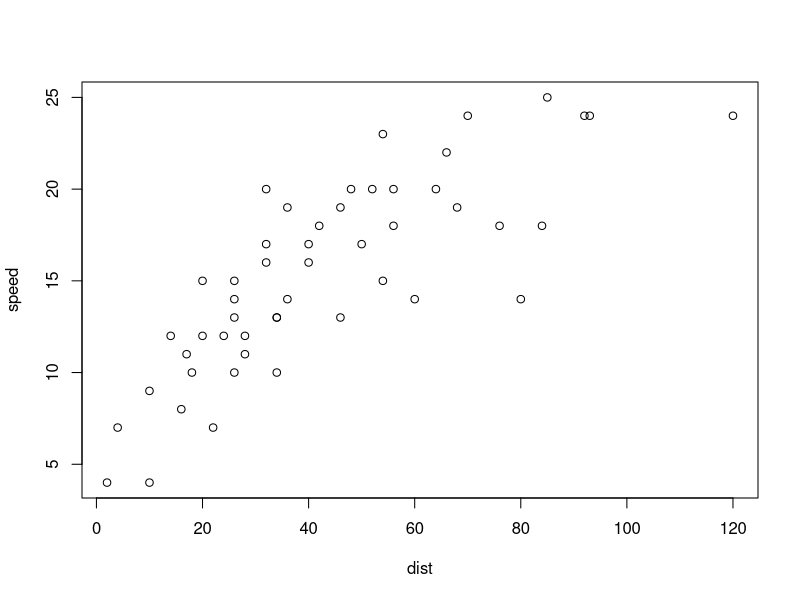
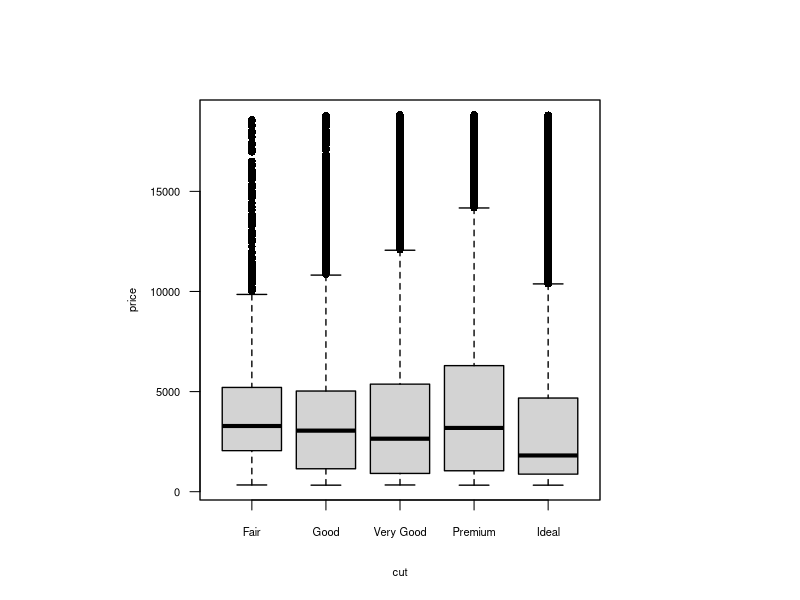
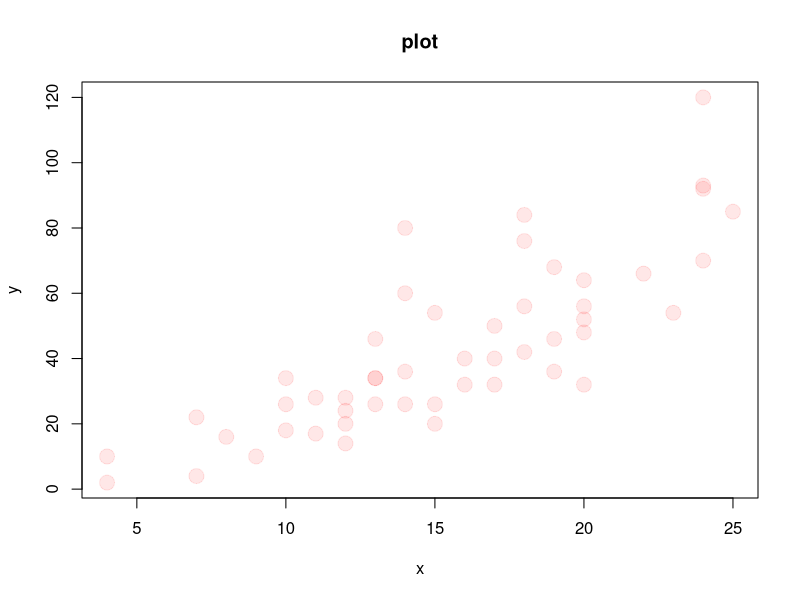
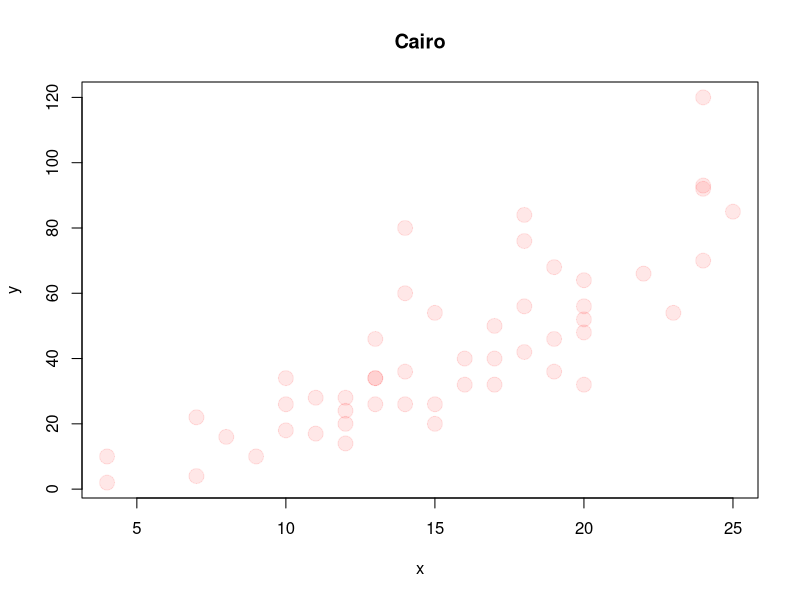
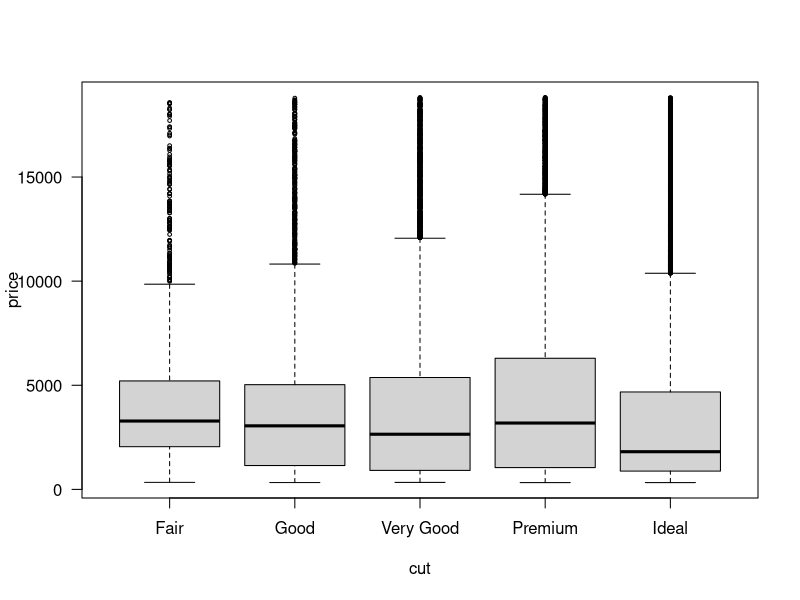
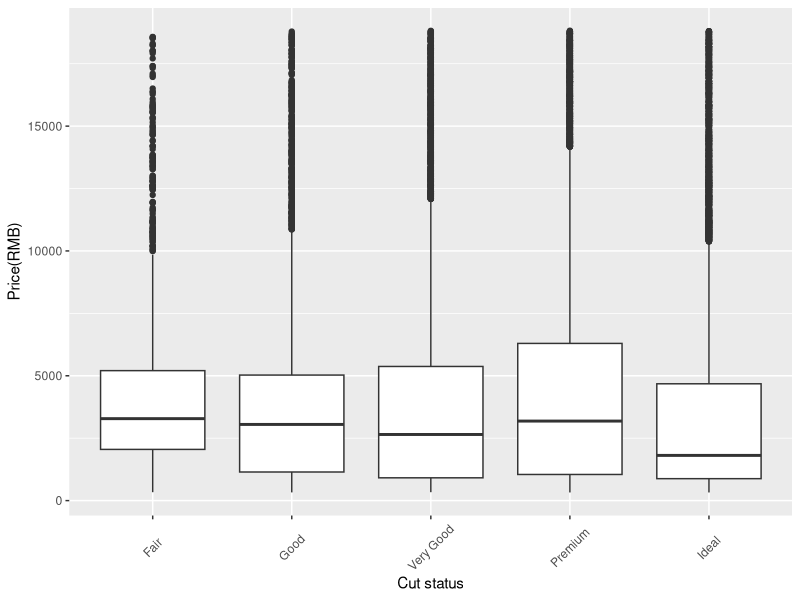

Reproduce these figures in R, in order.
#R_data-split-apply-combine.R
#https://www.imooc.com/article/26186
#aggregate(formula, data, FUN,subset,na.action=na.omit)


#################
#测试图
plot( speed ~ dist, data = cars)



#################
#保存到文件
library(ggplot2)
head(diamonds) #使用ggplot2作为测试数据

data1=diamonds

# Start the graphics device
pdf(file = "MyAwsomeFigure.pdf", useDingbats = FALSE)

# Do some plotting
par( mai = c(1,2,1,2), lwd = 96/72, pch = 16, ps = 8 )
# par( mai = c(1,2,1,2), lwd = 1.5, pch = 16, ps = 15 ) #加粗版
#mai: 设置空白。 A numerical vector of the form c(bottom, left, top, right) 
#which gives the margin size specified in inches.
#
#mar: 设置空白行数。 A numerical vector of the form c(bottom, left, top, right) 
#which gives the number of lines of margin to be specified 
#on the four sides of the plot. The default is c(5, 4, 4, 2) + 0.1.

#lwd 线条宽度
#By default, pdf measures fonts in points (1/72 in.), but everything else in 1/96 in.
#pch:点的类型。
#ps: integer; the point size of text (but not symbols).


#plot( value ~ group, data = diamonds)#,...
plot( price ~ cut, data = data1, las=1)
      
# Close the graphics device
dev.off()

getwd() #查看生成文件的位置




##############
x=cars$speed
y=cars$dist

library(Cairo)
#pdf(file="plot4.pdf",width=640,height=480)
pdf(file="plot4.pdf")
plot(x,y,col="#ff000018",pch=19,cex=2,main = "plot")
dev.off()

#CairoPDF(file="Cairo4.pdf",width=640,height=480)
CairoPDF(file="Cairo4.pdf")
plot(x,y,col="#ff000018",pch=19,cex=2,main = "Cairo")
dev.off()


##########
CairoPDF(file="Cairo5.pdf",width=9, height=9)
plot( price ~ cut, data = diamonds,las=1, cex=0.5)
#las=3, las表示坐标刻度值文字方向，las=0表示文字方向与坐标轴平行，
#1表示始终为水平方向，2表示与坐标轴垂直，3表示终为垂直方向。
dev.off()


CairoPDF(file="Cairo6.pdf")
p<-ggplot(diamonds,aes(x=cut, y=price))+
  geom_boxplot()+
  theme(axis.text.x = element_text(angle = 45, hjust = 0.5, vjust = 0.5))
p = p+labs(x="Cut status",y='Price(RMB)') #修改横轴坐标
p
dev.off()

#字体字号等参数设置
#https://blog.csdn.net/weixin_40628687/article/details/79254791
